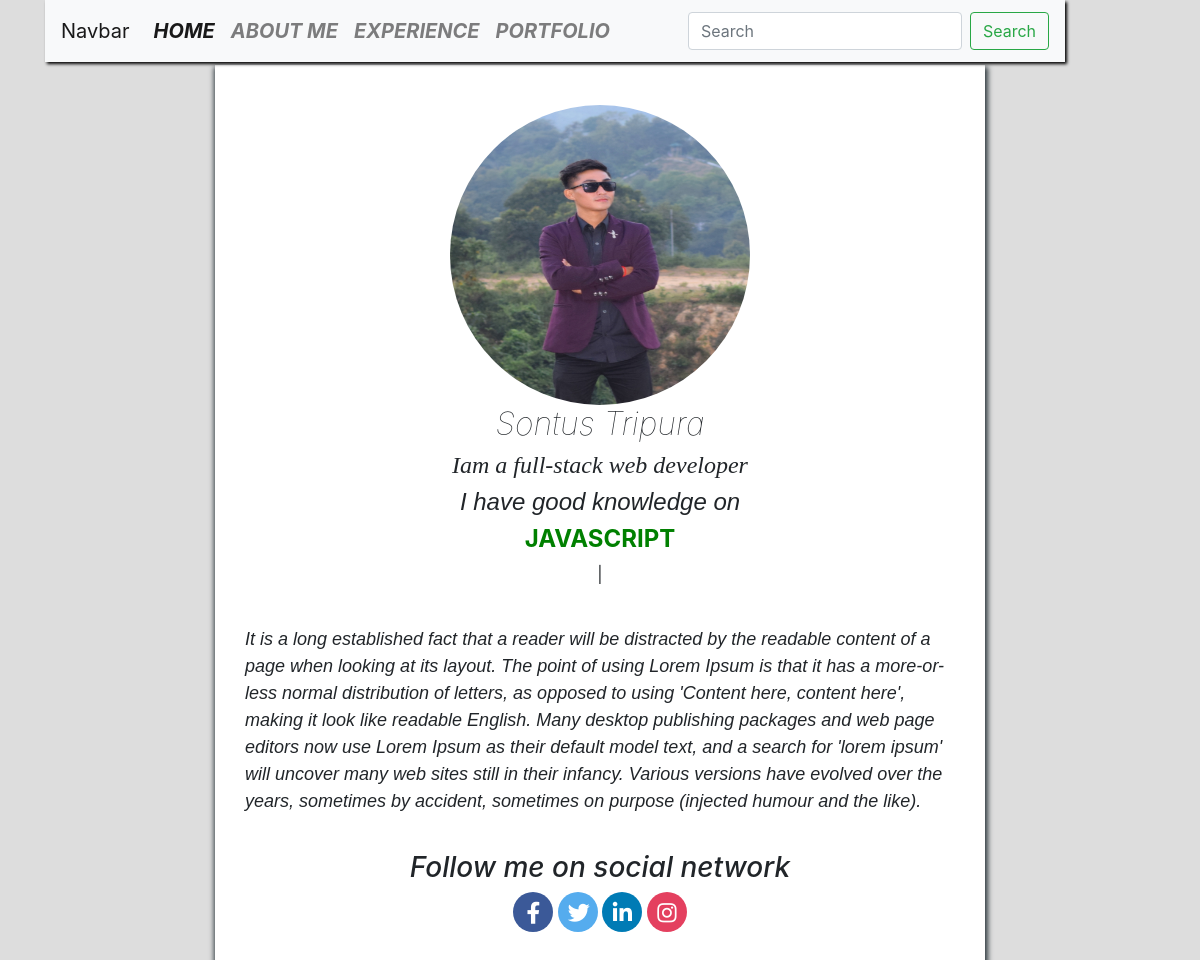
The page /about/ on the database its author committed.
### portfolioapp/models.py (models this page shows, shortened)
class about(models.Model):
    name = models.CharField(max_length=20)
    title = models.CharField(max_length=200)
    text = models.TextField()
    facebook = models.URLField(blank=True)
    twitter = models.URLField(blank=True)
    instagram = models.URLField(blank=True)
    linkdin = models.URLField(blank=True)
    image = models.ImageField(upload_to='leaderpics', blank=True)

### portfolioapp/views.py (the view)
# urls.py: path('about/', views.about_list, name='about_list'),
def about_list(request):
    abouts = about.objects.all()
    stuff_for_fontend = {'abouts': abouts }
    return render(request, 'blog/about.html', stuff_for_fontend)

### portfolioapp/templates/blog/about.html
{% extends 'blog/base.html' %}
{% block body %}
  <section class="profile_details_section">
    <div class="container">
    <div class="row justify-content-center">
      {% for about in abouts %}
    <div class="profile_div">
      <div class="text-center aboutimg">
      <img src="{{ about.image.url }}" class="img-responsive about_Image">
      <h2 class="name">{{ about.name }}</h2>
      <h4 class="aboutTitle">{{ about.title }}</h4>
      <h4 class="aboutTitle2">I have good knowledge on </h4>
      <h4 class="typingABOUT"style="color:green; font-weight:bold;"></h4>
    </div>
    <div class="tex-center aboutme">
      <p>{{ about.text|linebreaksbr }}</p>
    </div>
    {% endfor %}
 <div class="text-center">
 <h3 class="followMe">Follow me on social network </h3>
 <a href="#"><i class="fab fa-facebook-f aboutfb"></i></a>
 <a href="#"><i class="fab fa-twitter abouttwitter"></i></a>
 <a href="#"><i class="fab fa-linkedin-in aboutlinkIN"></i></a>
 <a href="" ><i class="fab fa-instagram aboutinstgrm"></i></a>
 </div>
</div>
  </div>
    </div>
  </section>
{% endblock %}

### portfolioapp/templates/blog/base.html (shortened to what this page needs)
{% load static %}
<!doctype html>
<html lang="en">
  <head>
      <link rel="stylesheet" href="https://use.fontawesome.com/releases/v5.8.2/css/all.css"/>
    <link rel="stylesheet" href="https://stackpath.bootstrapcdn.com/bootstrap/4.4.1/css/bootstrap.min.css">
    <link rel="stylesheet" href="{% static 'css/stylesheet.css' %}">
  </head>
  <body>
    <div class="body">
    <div class="container">
      <nav class="navbar navbar-expand-lg navbar-light bg-light">
    <a class="navbar-brand" href="#">Navbar</a>
    <div class="collapse navbar-collapse" id="navbarSupportedContent">
      <ul class="navbar-nav mr-auto">
        <li class="nav-item active">
          <a class="nav-link" href="{% url 'home' %}">Home <span class="sr-only">(current)</span></a>
        </li>
        <li class="nav-item">
          <a class="nav-link" href="{% url 'about_list' %}">About Me</a>
        </li>
        <li class="nav-item">
          <a class="nav-link" href="#service">Experience</a>
        </li>
        <li class="nav-item">
          <a class="nav-link" href="#portfolio">Portfolio</a>
        </li>
      </ul>
      <form class="form-inline my-2 my-lg-0">
        <input class="form-control mr-sm-2" type="search" placeholder="Search" aria-label="Search">
        <button class="btn btn-outline-success my-2 my-sm-0" type="submit">Search</button>
      </form>
    </div>
  </nav>
    </div>
    {% block body %}
  {% endblock %}
    </div>
  </body>
</html>

### portfolioapp/static/css/stylesheet.css (style rules this page uses)
* { margin: 0; padding: 0; }
.navbar { background: #e0e0ff; box-shadow: 2px 2px 3px #000; overflow: hidden; position: fixed; top: 0; width: 85%; z-index: 9999; }
.nav-link { font-size: 20px; font-weight: bold; font-style: italic; text-transform: uppercase; }
.body { background: #ddd; }
.profile_div { margin-top: 65px; width:770px; min-height:950px; background:#fff; box-shadow:1px 4px 5px 2px #333d42 }
.about_Image { height: 300px; width: 300px; border-radius: 50%; margin-top: 40px; }
.name { text-transform: capitalize; font-weight: lighter; font-style: italic; }
.aboutme { margin-top: 20px; padding: 20px 30px; font-size: 18px; font-family: sans-serif; font-style: italic; }
.aboutTitle { font-style: italic; font-weight: lighter; font-family: fantasy; }
.aboutTitle2 { font-style: italic; font-weight: lighter; font-family: sans-serif; }
.followMe { font-style: italic; }
.aboutfb { width: 40px; height: 40px; border-radius: 50%; font-size: 22px; padding: 10px; background: #3B5998; color: white; }
.abouttwitter { width: 40px; height: 40px; border-radius: 50%; font-size: 22px; padding: 10px; background: #55ACEE; color: white; }
.aboutlinkIN { width: 40px; height: 40px; border-radius: 50%; font-size: 22px; padding: 10px; background: #007bb5; color: white; }
.aboutinstgrm { width: 40px; height: 40px; border-radius: 50%; font-size: 22px; padding: 10px; background:#E4405F; color: white; }
.typingABOUT { color:green; }

### rows shown on the page
about: image (picture), name "Sontus Tripura", title "Iam a full-stack web developer", text "It is a long established fact that a reader will be distracted by the readable content of a page when looking at its layout. The point of using Lorem Ipsum is that it has a more-or-less normal distribution of letters, as opposed to using 'Content here, content here', making it look like readable English. Many desktop publishing packages and web page editors now use Lorem Ipsum as their default model text, and a search for 'lorem ipsum' will uncover many web sites still in their infancy. Various versions have evolved over the years, sometimes by accident, sometimes on purpose (injected humour and the like)."
